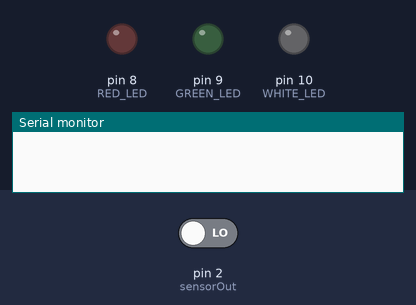
Bench run of a sketch on a simulated Arduino Uno, built with avr-gcc and run on an emulated ATmega328P. Parts: output pins drawn as LEDs (lit = HIGH), the last lines printed to the serial monitor. The test bench sets the inputs (shaded band); at power-on: pin 2 (sensorOut) LOW. Pins used as bus, display or sensor lines are not drawn.

Above: at 0.1 s.
At 3.1 s:
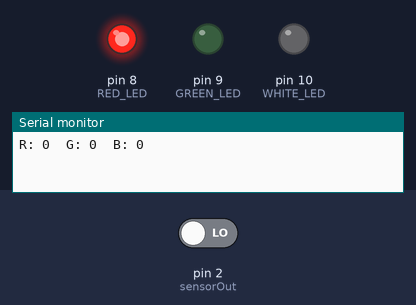
Timing chart, 0 to 4.6 s (numbered marks = the images above):
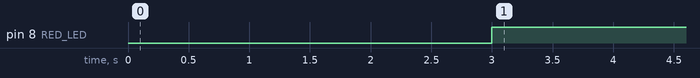

The sketch:

sketch_project2.ino
```cpp
#define S0 4
#define S1 5
#define S2 6
#define S3 7
#define sensorOut 2

#define RED_LED 8
#define GREEN_LED 9
#define WHITE_LED 10

int redValue = 0;
int greenValue = 0;
int blueValue = 0;

void setup() {
  pinMode(S0, OUTPUT);
  pinMode(S1, OUTPUT);
  pinMode(S2, OUTPUT);
  pinMode(S3, OUTPUT);
  pinMode(sensorOut, INPUT);

  pinMode(RED_LED, OUTPUT);
  pinMode(GREEN_LED, OUTPUT);
  pinMode(WHITE_LED, OUTPUT);

  // Set frequency scaling to 20%
  digitalWrite(S0, HIGH);
  digitalWrite(S1, LOW);

  Serial.begin(9600);
}

void loop() {

  // -------- READ RED --------
  digitalWrite(S2, LOW);
  digitalWrite(S3, LOW);
  redValue = pulseIn(sensorOut, LOW);

  // -------- READ GREEN --------
  digitalWrite(S2, HIGH);
  digitalWrite(S3, HIGH);
  greenValue = pulseIn(sensorOut, LOW);

  // -------- READ BLUE --------
  digitalWrite(S2, LOW);
  digitalWrite(S3, HIGH);
  blueValue = pulseIn(sensorOut, LOW);

  // Print values for debugging
  Serial.print("R: "); Serial.print(redValue);
  Serial.print("  G: "); Serial.print(greenValue);
  Serial.print("  B: "); Serial.println(blueValue);

  // -------- TURN OFF ALL LEDs --------
  digitalWrite(RED_LED, LOW);
  digitalWrite(GREEN_LED, LOW);
  digitalWrite(WHITE_LED, LOW);

  // -------- SMART DETECTION LOGIC --------

  // No object (ambient / nothing)
  if (redValue > 400 && greenValue > 400 && blueValue > 380) {
    // Do nothing (all LEDs OFF)
  }

  // RED
  else if (redValue < 300) {
    digitalWrite(RED_LED, HIGH);
  }

  // GREEN (fixed)
  else if (greenValue < 380 && greenValue < redValue) {
    digitalWrite(GREEN_LED, HIGH);
  }

  // BLUE
  else if (blueValue < 350) {
    digitalWrite(WHITE_LED, HIGH);
  }

  delay(300);
}
```

Measured:
- by itself, pin 8 (RED_LED): LOW → HIGH at 3.0 s
